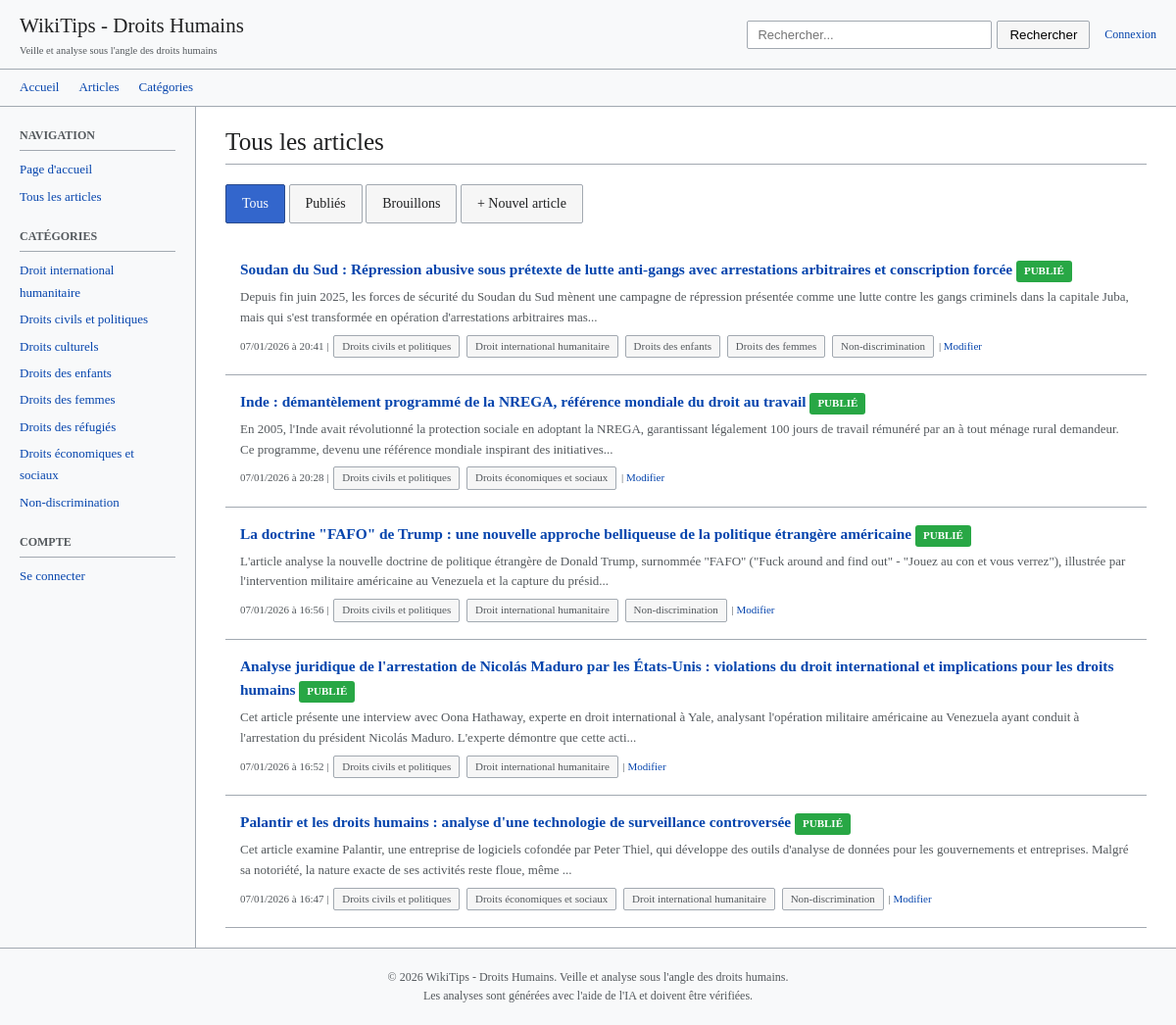
The app's page /articles.php with its own data.
### tables this page shows
CREATE TABLE categories (
                id INTEGER PRIMARY KEY AUTOINCREMENT,
                name TEXT UNIQUE NOT NULL,
                slug TEXT UNIQUE NOT NULL,
                description TEXT
            );

CREATE TABLE articles (
                id INTEGER PRIMARY KEY AUTOINCREMENT,
                title TEXT NOT NULL,
                slug TEXT UNIQUE NOT NULL,
                source_url TEXT,
                source_content TEXT,
                summary TEXT,
                main_points TEXT,
                human_rights_analysis TEXT,
                content TEXT,
                status TEXT DEFAULT 'draft',
                created_at DATETIME DEFAULT CURRENT_TIMESTAMP,
                updated_at DATETIME DEFAULT CURRENT_TIMESTAMP
            );

### config.php (called while the page is built, shortened)
<?php
function url(string $path = ''): string {
    $path = ltrim($path, '/');
    return BASE_PATH . '/' . $path;
}
spl_autoload_register(function ($class) {
    $file = __DIR__ . '/includes/' . $class . '.php';
});

### includes/Database.php (called while the page is built, shortened)
<?php
class Database {
    private static $instance = null;
    private $pdo;
    private function __construct() {
        $dbDir = dirname(DB_PATH);
        $this->pdo = new PDO('sqlite:' . DB_PATH);
        $this->pdo->setAttribute(PDO::ATTR_ERRMODE, PDO::ERRMODE_EXCEPTION);
        $this->pdo->setAttribute(PDO::ATTR_DEFAULT_FETCH_MODE, PDO::FETCH_ASSOC);
        $this->initTables();
    }
    public static function getInstance(): self {
        if (self::$instance === null) {
            self::$instance = new self();
        }
        return self::$instance;
    }
    public function getPdo(): PDO {
        return $this->pdo;
    }
    private function initTables(): void {
        $this->pdo->exec("
            CREATE TABLE IF NOT EXISTS articles (
                id INTEGER PRIMARY KEY AUTOINCREMENT,
                title TEXT NOT NULL,
                slug TEXT UNIQUE NOT NULL,
                source_url TEXT,
                source_content TEXT,
                summary TEXT,
                main_points TEXT,
                human_rights_analysis TEXT,
                content TEXT,
                status TEXT DEFAULT 'draft',
                created_at DATETIME DEFAULT CURRENT_TIMESTAMP,
                updated_at DATETIME DEFAULT CURRENT_TIMESTAMP
            )
        ");
        $this->pdo->exec("
            CREATE TABLE IF NOT EXISTS categories (
                id INTEGER PRIMARY KEY AUTOINCREMENT,
                name TEXT UNIQUE NOT NULL,
                slug TEXT UNIQUE NOT NULL,
                description TEXT
            )
        ");
        $this->pdo->exec("
            CREATE TABLE IF NOT EXISTS article_categories (
                article_id INTEGER,
                category_id INTEGER,
                PRIMARY KEY (article_id, category_id),
                FOREIGN KEY (article_id) REFERENCES articles(id) ON DELETE CASCADE,
                FOREIGN KEY (category_id) REFERENCES categories(id) ON DELETE CASCADE
            )
        ");
        $defaultCategories = [
            ['Droits civils et politiques', 'droits-civils-politiques', 'Libertés fondamentales, droit de vote, liberté d\'expression...'],
            ['Droits économiques et sociaux', 'droits-economiques-sociaux', 'Droit au travail, à la santé, à l\'éducation...'],
            ['Droits culturels', 'droits-culturels', 'Droit à la culture, aux pratiques culturelles...'],
            ['Droit international humanitaire', 'droit-humanitaire', 'Conventions de Genève, protection des civils...'],
            ['Droits des réfugiés', 'droits-refugies', 'Convention de 1951, protection internationale...'],
            ['Droits des enfants', 'droits-enfants', 'Convention des droits de l\'enfant...'],
            ['Droits des femmes', 'droits-femmes', 'CEDAW, égalité des genres...'],
            ['Non-discrimination', 'non-discrimination', 'Égalité, lutte contre les discriminations...']
        ];
        $stmt = $this->pdo->prepare("INSERT OR IGNORE INTO categories (name, slug, description) VALUES (?, ?, ?)");
        foreach ($defaultCategories as $cat) {
            $stmt->execute($cat);
        }
        $this->pdo->exec("
            CREATE TABLE IF NOT EXISTS users (
                id INTEGER PRIMARY KEY AUTOINCREMENT,
                username TEXT UNIQUE NOT NULL,
                email TEXT UNIQUE NOT NULL,
                password_hash TEXT NOT NULL,
                role TEXT DEFAULT 'editor',
                created_at DATETIME DEFAULT CURRENT_TIMESTAMP,
                last_login DATETIME
            )
        ");
        $stmt = $this->pdo->query("SELECT COUNT(*) FROM users");
        $this->pdo->exec("
            CREATE TABLE IF NOT EXISTS pages (
                id INTEGER PRIMARY KEY AUTOINCREMENT,
                slug TEXT UNIQUE NOT NULL,
                title TEXT NOT NULL,
                content TEXT,
                updated_at DATETIME DEFAULT CURRENT_TIMESTAMP
            )
        ");
        $stmt = $this->pdo->query("SELECT COUNT(*) FROM pages WHERE slug = 'home'");
    }
}

### includes/Article.php (called while the page is built, shortened)
<?php
class Article {
    private $db;
    public function __construct() {
        $this->db = Database::getInstance()->getPdo();
    }
    public function getAll(string $status = null, int $limit = 50, int $offset = 0): array {
        $sql = "SELECT * FROM articles";
        $sql .= " ORDER BY created_at DESC LIMIT :limit OFFSET :offset";
        $stmt = $this->db->prepare($sql);
        $stmt->bindValue(':limit', $limit, PDO::PARAM_INT);
        $stmt->bindValue(':offset', $offset, PDO::PARAM_INT);
        $stmt->execute();
        $articles = $stmt->fetchAll();
        foreach ($articles as &$article) {
            $article['categories'] = $this->getCategories($article['id']);
        }
        return $articles;
    }
    private function getCategories(int $articleId): array {
        $stmt = $this->db->prepare("
            SELECT c.* FROM categories c
            JOIN article_categories ac ON c.id = ac.category_id
            WHERE ac.article_id = ?
        ");
        $stmt->execute([$articleId]);
        return $stmt->fetchAll();
    }
}

### includes/Auth.php (called while the page is built, shortened)
<?php
class Auth {
    public function isLoggedIn(): bool {
        return isset($_SESSION['user_id']);
    }
}

### includes/Category.php (called while the page is built, shortened)
<?php
class Category {
    private $db;
    public function __construct() {
        $this->db = Database::getInstance()->getPdo();
    }
    public function getAll(): array {
        $stmt = $this->db->query("SELECT * FROM categories ORDER BY name");
        return $stmt->fetchAll();
    }
}

### articles.php (the view, shortened to what this page needs)
<?php
require_once __DIR__ . '/config.php';
$status = $_GET['status'] ?? null;
$articleModel = new Article();
$articles = $articleModel->getAll($status);
?>
<div class="article-header">
    <h1><?= $status === 'draft' ? 'Brouillons' : 'Tous les articles' ?></h1>
</div>
<div class="article-section">
    <p>
        <a href="<?= url('articles.php') ?>" class="btn <?= !$status ? 'btn-primary' : '' ?>">Tous</a>
        <a href="<?= url('articles.php?status=published') ?>" class="btn <?= $status === 'published' ? 'btn-primary' : '' ?>">Publiés</a>
        <a href="<?= url('articles.php?status=draft') ?>" class="btn <?= $status === 'draft' ? 'btn-primary' : '' ?>">Brouillons</a>
        <a href="<?= url('new.php') ?>" class="btn">+ Nouvel article</a>
    </p>
</div>
<?php if (empty($articles)): ?>
    <div class="alert alert-info">
        Aucun article trouvé.
        <a href="<?= url('new.php') ?>">Créer un article</a> ou <a href="<?= url('import.php') ?>">importer du contenu</a>.
    </div>
<?php else: ?>
    <ul class="article-list">
        <?php foreach ($articles as $article): ?>
            <li class="article-list-item">
                <h3>
                    <a href="<?= url('article.php?slug=' . htmlspecialchars($article['slug'])) ?>"><?= htmlspecialchars($article['title']) ?></a>
                    <span class="status-badge status-<?= $article['status'] ?>"><?= $article['status'] === 'published' ? 'Publié' : 'Brouillon' ?></span>
                </h3>
                <?php if ($article['summary']): ?>
                    <p class="summary"><?= htmlspecialchars(substr($article['summary'], 0, 250)) ?>...</p>
                <?php endif; ?>
                <div class="meta">
                    <?= date('d/m/Y à H:i', strtotime($article['created_at'])) ?>
                    <?php if (!empty($article['categories'])): ?>
                        |
                        <?php foreach ($article['categories'] as $cat): ?>
                            <span class="category-tag"><?= htmlspecialchars($cat['name']) ?></span>
                        <?php endforeach; ?>
                    <?php endif; ?>
                    |
                    <a href="<?= url('edit.php?id=' . $article['id']) ?>">Modifier</a>
                </div>
            </li>
        <?php endforeach; ?>
    </ul>
<?php endif; ?>
<?php
$content = ob_get_clean();
require __DIR__ . '/templates/layout.php';

### templates/layout.php (shortened to what this page needs)
<!DOCTYPE html>
<html lang="fr">
<head>
    <link rel="stylesheet" href="<?= url('assets/css/style.css') ?>">
</head>
<body>
    <?php
    $auth = new Auth();
    $isLoggedIn = $auth->isLoggedIn();
    $currentUser = $isLoggedIn ? $auth->getUser() : null;
    ?>
    <header class="wiki-header">
        <div class="wiki-header-inner">
            <a href="<?= url() ?>" class="wiki-logo">
                <div>
                    <h1><?= SITE_NAME ?></h1>
                    <div class="subtitle"><?= SITE_DESCRIPTION ?></div>
                </div>
            </a>
            <div style="display: flex; align-items: center; gap: 15px;">
                <form class="wiki-search" action="<?= url('search.php') ?>" method="get">
                    <input type="text" name="q" placeholder="Rechercher..." value="<?= htmlspecialchars($_GET['q'] ?? '') ?>">
                    <button type="submit">Rechercher</button>
                </form>
                <div class="user-menu">
                    <?php if ($isLoggedIn): ?>
                        <a href="<?= url('profile.php') ?>" style="font-size: 12px; color: #666;"><?= htmlspecialchars($currentUser['username']) ?></a>
                        <a href="<?= url('logout.php') ?>" style="font-size: 12px;">Déconnexion</a>
                    <?php else: ?>
                        <a href="<?= url('login.php') ?>" style="font-size: 12px;">Connexion</a>
                    <?php endif; ?>
                </div>
            </div>
        </div>
    </header>
    <nav class="wiki-nav">
        <a href="<?= url() ?>">Accueil</a>
        <a href="<?= url('articles.php') ?>">Articles</a>
        <a href="<?= url('categories.php') ?>">Catégories</a>
    </nav>
    <div class="wiki-container">
        <aside class="wiki-sidebar">
            <div class="sidebar-section">
                <h3>Navigation</h3>
                <ul>
                    <li><a href="<?= url() ?>">Page d'accueil</a></li>
                    <li><a href="<?= url('articles.php') ?>">Tous les articles</a></li>
                </ul>
            </div>
            <div class="sidebar-section">
                <h3>Catégories</h3>
                <ul>
                    <?php
                    $categoryModel = new Category();
                    $categories = $categoryModel->getAll();
                    foreach ($categories as $cat): ?>
                        <li><a href="<?= url('category.php?slug=' . htmlspecialchars($cat['slug'])) ?>"><?= htmlspecialchars($cat['name']) ?></a></li>
                    <?php endforeach; ?>
                </ul>
            </div>
            <?php if (!$isLoggedIn): ?>
            <div class="sidebar-section">
                <h3>Compte</h3>
                <ul>
                    <li><a href="<?= url('login.php') ?>">Se connecter</a></li>
                </ul>
            </div>
            <?php endif; ?>
        </aside>
        <main class="wiki-content">
            <?= $content ?? '' ?>
        </main>
    </div>
    <footer class="wiki-footer">
        <p>&copy; <?= date('Y') ?> <?= SITE_NAME ?>. Veille et analyse sous l'angle des droits humains.</p>
        <p>Les analyses sont générées avec l'aide de l'IA et doivent être vérifiées.</p>
    </footer>
</body>
</html>

### assets/css/style.css (style rules this page uses)
:root { --wiki-blue: #3366cc; --wiki-blue-dark: #2a4b8d; --wiki-link: #0645ad; --wiki-visited: #0b0080; --wiki-red: #ba0000; --wiki-border: #a2a9b1; --wiki-bg: #f6f6f6; --wiki-bg-light: #f8f9fa; --wiki-text: #202122; --wiki-text-light: #54595d; --content-width: 960px; --sidebar-width: 200px; }
* { box-sizing: border-box; margin: 0; padding: 0; }
body { font-family: 'Linux Libertine', 'Georgia', 'Times', serif; font-size: 14px; line-height: 1.6; color: var(--wiki-text); background: #fff; }
a { color: var(--wiki-link); text-decoration: none; }
.wiki-container { display: flex; max-width: 1400px; margin: 0 auto; }
.wiki-header { background: var(--wiki-bg-light); border-bottom: 1px solid var(--wiki-border); padding: 10px 20px; }
.wiki-header-inner { max-width: 1400px; margin: 0 auto; display: flex; align-items: center; justify-content: space-between; }
.wiki-logo { display: flex; align-items: center; gap: 15px; text-decoration: none; color: var(--wiki-text); }
.wiki-logo h1 { font-size: 1.5em; font-weight: normal; }
.wiki-logo .subtitle { font-size: 0.75em; color: var(--wiki-text-light); }
.wiki-search { display: flex; gap: 5px; }
.wiki-search input { padding: 6px 10px; border: 1px solid var(--wiki-border); border-radius: 2px; width: 250px; font-size: 13px; }
.wiki-search button { padding: 6px 12px; background: var(--wiki-bg); border: 1px solid var(--wiki-border); border-radius: 2px; cursor: pointer; }
.wiki-nav { display: flex; gap: 20px; padding: 8px 20px; background: var(--wiki-bg-light); border-bottom: 1px solid var(--wiki-border); font-size: 13px; }
.wiki-nav a { color: var(--wiki-link); }
.wiki-sidebar { width: var(--sidebar-width); padding: 20px; background: var(--wiki-bg-light); border-right: 1px solid var(--wiki-border); min-height: calc(100vh - 120px); }
.sidebar-section { margin-bottom: 20px; }
.sidebar-section h3 { font-size: 12px; font-weight: bold; color: var(--wiki-text-light); text-transform: uppercase; margin-bottom: 8px; padding-bottom: 5px; border-bottom: 1px solid var(--wiki-border); }
.sidebar-section ul { list-style: none; }
.sidebar-section li { margin: 5px 0; }
.sidebar-section a { font-size: 13px; }
.wiki-content { flex: 1; padding: 20px 30px; max-width: calc(100% - var(--sidebar-width)); }
.article-header { border-bottom: 1px solid var(--wiki-border); padding-bottom: 5px; margin-bottom: 20px; }
.article-header h1 { font-size: 1.8em; font-weight: normal; line-height: 1.3; }
.article-section { margin: 20px 0; }
.article-section p { margin: 10px 0; }
.category-tag { display: inline-block; background: var(--wiki-bg); border: 1px solid var(--wiki-border); padding: 2px 8px; margin: 2px; border-radius: 2px; }
.article-list { list-style: none; }
.article-list-item { padding: 15px; border-bottom: 1px solid var(--wiki-border); }
.article-list-item h3 { font-size: 1.1em; margin-bottom: 5px; }
.article-list-item .summary { font-size: 13px; color: var(--wiki-text-light); margin-bottom: 5px; }
.article-list-item .meta { font-size: 11px; color: var(--wiki-text-light); }
.btn { display: inline-block; padding: 8px 16px; border: 1px solid var(--wiki-border); border-radius: 2px; background: var(--wiki-bg); color: var(--wiki-text); font-size: 14px; cursor: pointer; text-decoration: none; }
.btn-primary { background: var(--wiki-blue); border-color: var(--wiki-blue-dark); color: white; }
.status-badge { display: inline-block; padding: 2px 8px; border-radius: 3px; font-size: 11px; font-weight: bold; text-transform: uppercase; }
.status-published { background: #28a745; color: white; }
.wiki-footer { background: var(--wiki-bg-light); border-top: 1px solid var(--wiki-border); padding: 20px; text-align: center; font-size: 12px; color: var(--wiki-text-light); }

### records on screen
categories: name "Droit international humanitaire"
categories: name "Droits civils et politiques"
categories: name "Droits culturels"
categories: name "Droits des enfants"
categories: name "Droits des femmes"
categories: name "Droits des réfugiés"
categories: name "Droits économiques et sociaux"
categories: name "Non-discrimination"
articles: title "Soudan du Sud : Répression abusive sous prétexte de lutte anti-gangs avec arrestations arbitraires et conscription forcée", status "PUBLIÉ", summary "Depuis fin juin 2025, les forces de sécurité du Soudan du Sud mènent une campagne de répression présentée comme une lutte contre les gangs criminels dans la capitale Juba, mais qui s'est transformée en opération d'arrestations arbitraires mas", created_at "07/01/2026 à 20:41"
articles: title "Inde : démantèlement programmé de la NREGA, référence mondiale du droit au travail", status "PUBLIÉ", summary "En 2005, l'Inde avait révolutionné la protection sociale en adoptant la NREGA, garantissant légalement 100 jours de travail rémunéré par an à tout ménage rural demandeur. Ce programme, devenu une référence mondiale inspirant des initiatives", created_at "07/01/2026 à 20:28"
articles: title "La doctrine \"FAFO\" de Trump : une nouvelle approche belliqueuse de la politique étrangère américaine", status "PUBLIÉ", summary "L'article analyse la nouvelle doctrine de politique étrangère de Donald Trump, surnommée \"FAFO\" (\"Fuck around and find out\" - \"Jouez au con et vous verrez\"), illustrée par l'intervention militaire américaine au Venezuela et la capture du présid", created_at "07/01/2026 à 16:56"
articles: title "Analyse juridique de l'arrestation de Nicolás Maduro par les États-Unis : violations du droit international et implications pour les droits humains", status "PUBLIÉ", summary "Cet article présente une interview avec Oona Hathaway, experte en droit international à Yale, analysant l'opération militaire américaine au Venezuela ayant conduit à l'arrestation du président Nicolás Maduro. L'experte démontre que cette acti", created_at "07/01/2026 à 16:52"
articles: title "Palantir et les droits humains : analyse d'une technologie de surveillance controversée", status "PUBLIÉ", summary "Cet article examine Palantir, une entreprise de logiciels cofondée par Peter Thiel, qui développe des outils d'analyse de données pour les gouvernements et entreprises. Malgré sa notoriété, la nature exacte de ses activités reste floue, même", created_at "07/01/2026 à 16:47"

### other values on screen
SITE_NAME "WikiTips - Droits Humains"
SITE_DESCRIPTION "Veille et analyse sous l'angle des droits humains"
